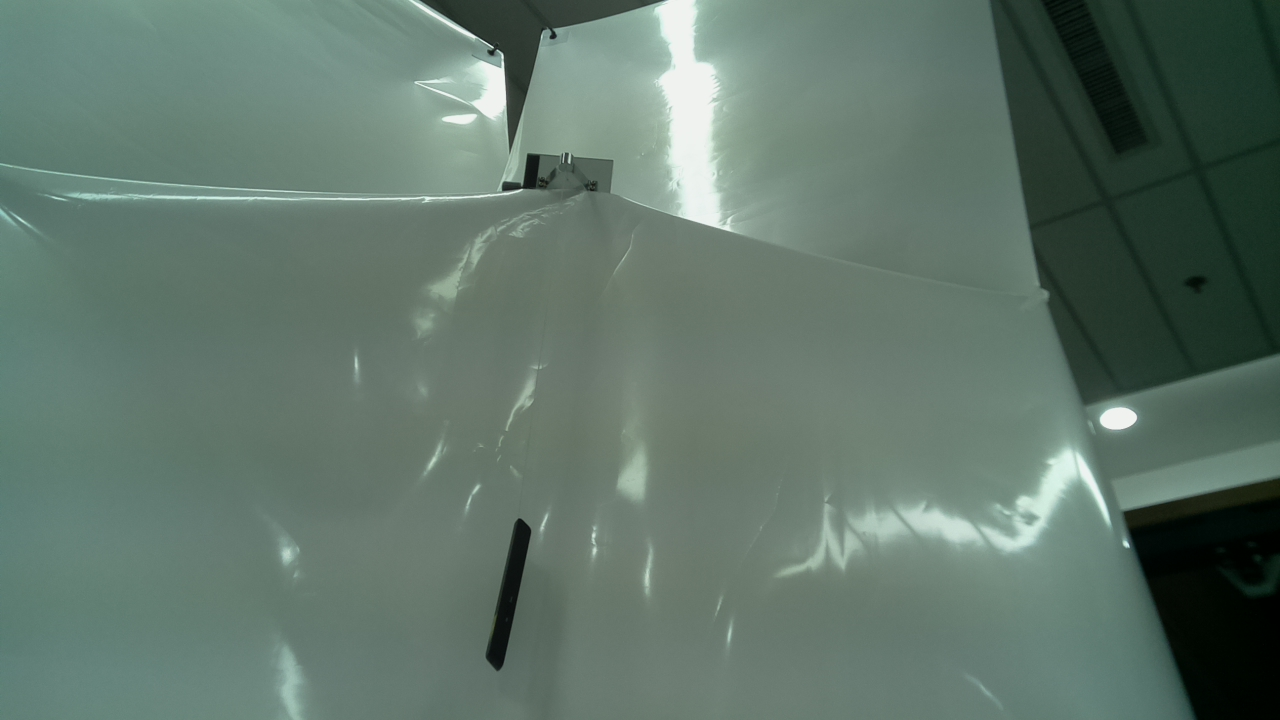
#> input picture testcase/1.jpg, 1280 x 720 px, given in place of , which was not available
$ python findLaserPen2.py
#> lines starting #> are read from the running program, lines starting #| are printed output that depends on the picture; after the words box and inside, x2 and y2 are one past the last pixel; in counts of white or black regions, pixels touching at a corner belong together; pictures that were not available may be replaced by others from this repository, and a replacement may not be noted
import cv2
import numpy as np
import matplotlib.pyplot as plt
import time


#1280x720 10 FPS
file_test = r"http://169.254.121.50:8080/?action=stream"
cap = cv2.VideoCapture(file_test)

cut_x_offset = 400
cut_y_offset = 200
#region 模块化算法
def showimg(img):
    plt.imshow(img, "gray")
    plt.show()
def imgRoundDect(img):
    ret, thre_img1 = cv2.threshold(img, 0, 255, cv2.THRESH_OTSU)
    return 255-thre_img1
#计算二值化图像中有数据图像的中心点
def findRealCont(thimg):
    contours, hierarchy = cv2.findContours(thimg, cv2.RETR_TREE, cv2.CHAIN_APPROX_SIMPLE)
    finalCon=contours[0]
    for con in contours:
        if cv2.contourArea(con)<1000:
            continue
        else:
            finalCon=con
    finalCon.resize(finalCon.shape[0], 2)
    return finalCon

def drawBox(thimg,orignimg):
    tempimg=thimg.copy()
    contours=findRealCont(tempimg)
    (x, y, w, h) =cv2.boundingRect(contours)
    img_rgb = cv2.cvtColor(tempimg, cv2.COLOR_GRAY2BGR)
    cv2.rectangle(img_rgb, (x, y), (x + w, y + h), (0,0,255), 2)
    cv2.rectangle(orignimg, (x+cut_x_offset, y+cut_y_offset), (x + w+cut_x_offset, y +h+cut_y_offset), (0,0,255), 2)
    # cv2.imshow("middleProcudure",img_rgb)
    cv2.imshow("finalImg",orignimg)

#endregion
isFirstShow=True
while True:
    # 读取一帧
    ret, frame = cap.read()
#> frame is the input picture: shape (720, 1280, 3); mean B, G, R 106.2, 117.3, 96.4
    # 如果视频结束，跳出循环
    if not ret:
        break

    # cv2.imshow("source", frame)
    frame_cut=frame[cut_y_offset:550,cut_x_offset:850]
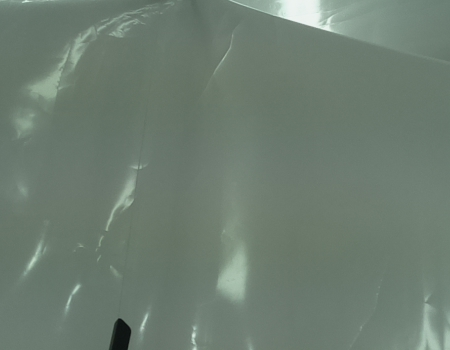
#> frame_cut: shape (350, 450, 3); mean B, G, R 112.7, 124.9, 109.2
    cv2.imshow("cut", frame_cut)
    img=cv2.cvtColor(frame_cut,cv2.COLOR_BGR2GRAY)

    if isFirstShow:
        isFirstShow=False
        showimg(frame)
        showimg(frame_cut)
    thimg=imgRoundDect(img)
#> in imgRoundDect, `ret, thre_img1 = cv2.threshold(img, 0, 255, cv2.THRESH_OTSU)`:
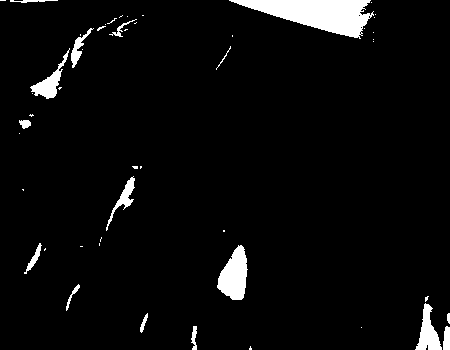
#> thre_img1: shape (350, 450); 4.3% white; 50 white regions (34 under 20 px), largest, box (x1, y1, x2, y2) and area: (229, 0, 374, 39) 2995, (217, 245, 248, 300) 1106, (415, 303, 442, 350) 625
#> in imgRoundDect, `ret, thre_img1 = cv2.threshold(img, 0, 255, cv2.THRESH_OTSU)`: ret = 145
#> in imgRoundDect, `return 255-thre_img1`: returned value: shape (350, 450); 95.7% white; 50 black regions (34 under 20 px)
    drawBox(thimg,frame)
#> in findRealCont, `contours, hierarchy = cv2.findContours(thimg, cv2.RETR_TREE, cv2.CHAIN..`: contours = 67 contours, 53 with area under 20; largest, box (x1, y1, x2, y2) and area: (0, 0, 450, 350) 152618, (216, 244, 249, 301) 1170, (29, 49, 70, 100) 612, (105, 176, 136, 232) 410, (70, 27, 94, 69) 298
#> in findRealCont, `finalCon=contours[0]`: finalCon = [[427, 345], [427, 347], [426, 348], [426, 349], [427, 349]]
#> the loop in findRealCont, `for con in contours:` made 67 passes
#> con on passes 2, 3, 4, 6, 18, 21, 24, 27, 30, 35, 38, 39: [[361, 27]], [[359, 15]], [[14, 0], [22, 0]], [[360, 327], [361, 326], [362, 327], [361, 328]], [[122, 209], [123, 208], [124, 209], [123, 210]], [[132, 176], [133, 175], [134, 176], [133, 177]], [[18, 133], [19, 132], [20, 133], [19, 134]], [[31, 93], [32, 92], [33, 93], [32, 94]], [[216, 67], [217, 66], [218, 67], [217, 68]], [[81, 49], [82, 48], [83, 49], [82, 50]], [[372, 41], [373, 40], [374, 41], [373, 42]], [[372, 39], [373, 38], [374, 39], [373, 40]]
#> in drawBox, `contours=findRealCont(tempimg)`: contours = 66 pairs, first value 216 to 248, second value 244 to 300
#> in drawBox, `(x, y, w, h) =cv2.boundingRect(contours)`: x = 216; y = 244; w = 33; h = 57
#> in drawBox, `cv2.rectangle(img_rgb, (x, y), (x + w, y + h), (0,0,255), 2)`:
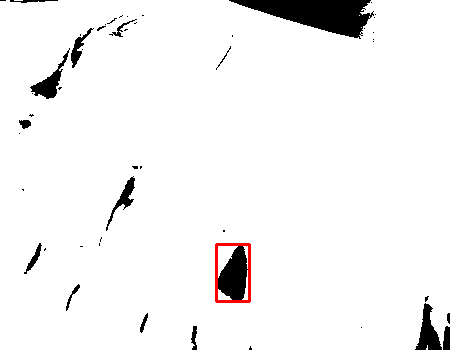
#> img_rgb: shape (350, 450, 3); mean B, G, R 243.1, 243.1, 243.9

    #region 按Esc键退出
    k = cv2.waitKey(1)
#> (key Esc is pressed here)
    if k == 27:
        break
    #endregion


cap.release()
cv2.destroyAllWindows()

$ run again, on testcase/2.png
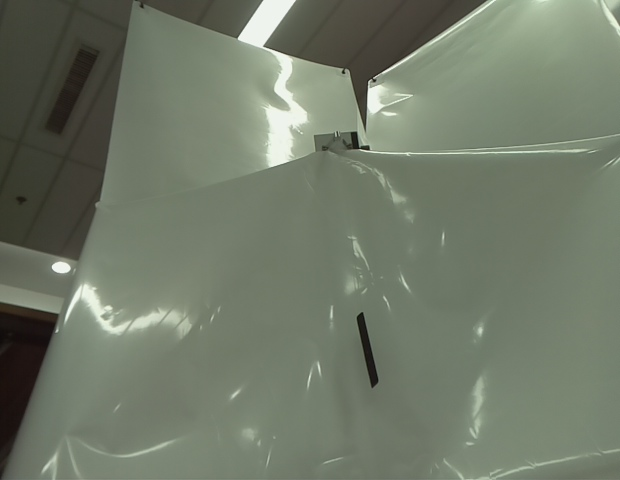
#> input picture testcase/2.png, 620 x 480 px, given in place of , which was not available
#> frame is the input picture: shape (480, 620, 3); mean B, G, R 104.5, 121.3, 112.7
#> in imgRoundDect, `ret, thre_img1 = cv2.threshold(img, 0, 255, cv2.THRESH_OTSU)`:
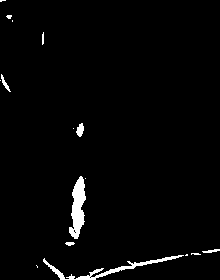
#> thre_img1: shape (280, 220); 2.4% white; 16 white regions (9 under 20 px), largest, box (x1, y1, x2, y2) and area: (69, 176, 86, 239) 631, (43, 255, 184, 280) 569, (76, 123, 84, 137) 74
#> ret = 140
#> in findRealCont, `contours, hierarchy = cv2.findContours(thimg, cv2.RETR_TREE, cv2.CHAIN..`: contours = 15 contours, 7 with area under 20; largest, box (x1, y1, x2, y2) and area: (0, 0, 220, 280) 60327, (68, 175, 87, 240) 704, (75, 122, 85, 138) 90, (0, 73, 12, 93) 72, (64, 241, 76, 247) 39, (41, 31, 45, 46) 36, (190, 252, 202, 256) 26, (5, 14, 13, 20) 25
#> finalCon = contour of 199 points, box (x1, y1, x2, y2) (0, 0, 220, 280), area 60327
#> the loop in findRealCont, `for con in contours:` made 15 passes
#> con on passes 3, 7, 9, 10: [[35, 265], [36, 264], [37, 265], [36, 266]], [[84, 178], [85, 177], [86, 178], [85, 179]], [[74, 230], [74, 231], [75, 232], [74, 231]], [[72, 128], [73, 127], [74, 128], [73, 129]]
#> in drawBox, `contours=findRealCont(tempimg)`: contours = 199 pairs, first value 0 to 219, second value 0 to 279
#> x = 0; w = 220; h = 280
#> in drawBox, `cv2.rectangle(img_rgb, (x, y), (x + w, y + h), (0,0,255), 2)`:
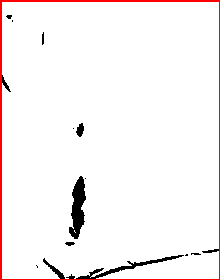
#> img_rgb: shape (280, 220, 3); mean B, G, R 242.9, 242.9, 249.1
